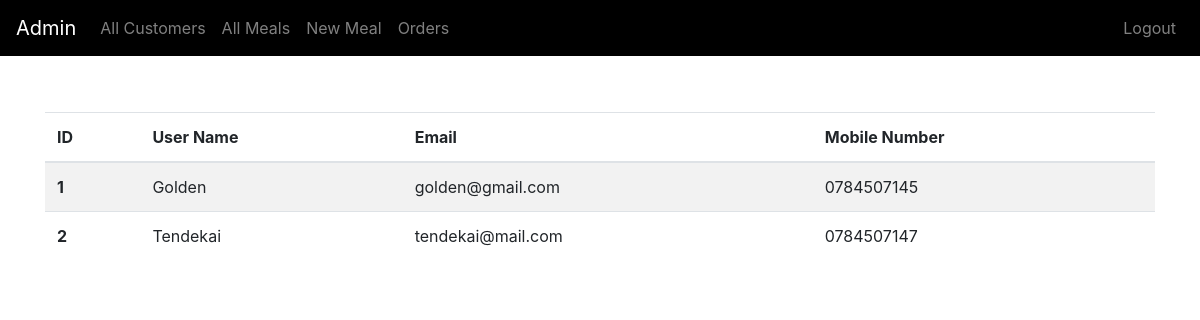
The page /admin/customers on the database its author committed.
### my_app/models.py (models this page shows, shortened)
class Customer(db.Model, UserMixin):
    id = db.Column(db.Integer, primary_key=True)
    username = db.Column(db.String(20), unique=True, nullable=False)
    mobile_number = db.Column(db.String(15), unique=True, nullable=False)
    email = db.Column(db.String(30), unique=True, nullable=False)
    password = db.Column(db.String(20), nullable=False)

### my_app/routes.py (the view)
@app.route('/admin/customers', methods=['GET', 'POST'])
def customers():
    customer = Customer.query.all()
    return render_template('admin/customers.html', customer=customer)

### my_app/templates/admin/customers.html
{% extends 'admin/_layout.html' %}
{% block body%}
  <table class="table table-striped">
    <thead>
      <tr>
        <th scope="col">ID</th>
        <th scope="col">User Name</th>
        <th scope="col">Email</th>
        <th scope="col">Mobile Number</th>
      </tr>
    </thead>
    <tbody>
      {% for customer in customer %}
      <tr>
        <th scope="row">{{ customer.id }}</th>
        <td>{{customer.username}}</td>
        <td>{{customer.email}}</td>
        <td>{{customer.mobile_number}}</td>
      </tr>
      {% endfor %}
    </tbody>
  </table>
{% endblock %}

### rows shown on the page
Customer: id "1", username "Golden", email "golden@gmail.com", mobile_number "0784507145"
Customer: id "2", username "Tendekai", email "tendekai@mail.com", mobile_number "0784507147"
